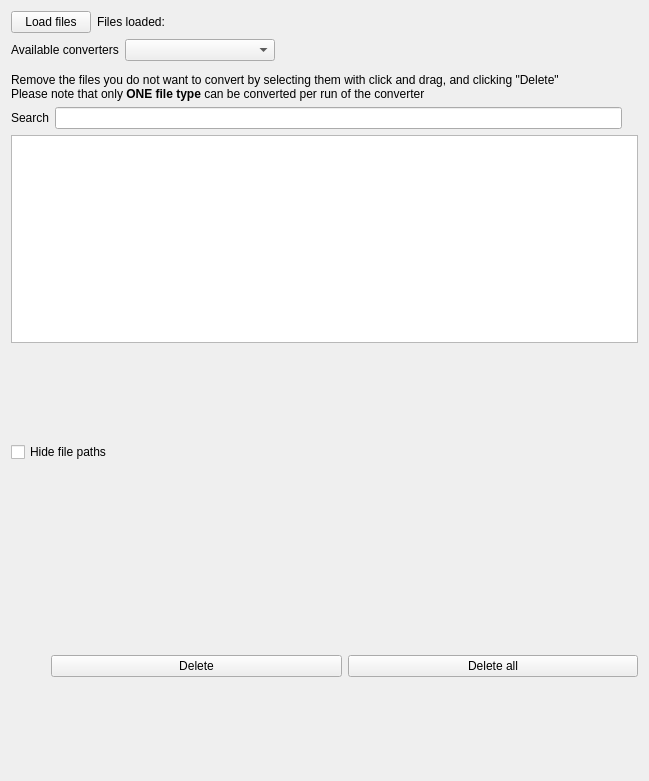
<?xml version="1.0" encoding="UTF-8"?>
<ui version="4.0">
 <class>Form</class>
 <widget class="QWidget" name="Form">
  <property name="geometry">
   <rect>
    <x>0</x>
    <y>0</y>
    <width>649</width>
    <height>781</height>
   </rect>
  </property>
  <property name="windowTitle">
   <string>Form</string>
  </property>
  <layout class="QVBoxLayout" name="verticalLayout_2">
   <item>
    <layout class="QHBoxLayout" name="horizontalLayout">
     <item>
      <widget class="QPushButton" name="loadButton">
       <property name="text">
        <string>Load files</string>
       </property>
      </widget>
     </item>
     <item>
      <widget class="QLabel" name="label_2">
       <property name="text">
        <string>Files loaded:</string>
       </property>
      </widget>
     </item>
     <item>
      <widget class="QLabel" name="filesLabel">
       <property name="text">
        <string/>
       </property>
      </widget>
     </item>
     <item>
      <spacer name="horizontalSpacer_4">
       <property name="orientation">
        <enum>Qt::Horizontal</enum>
       </property>
       <property name="sizeHint" stdset="0">
        <size>
         <width>40</width>
         <height>20</height>
        </size>
       </property>
      </spacer>
     </item>
    </layout>
   </item>
   <item>
    <layout class="QHBoxLayout" name="horizontalLayout_5">
     <item>
      <widget class="QLabel" name="label_4">
       <property name="text">
        <string>Available converters</string>
       </property>
      </widget>
     </item>
     <item>
      <widget class="QComboBox" name="converterBox">
       <property name="sizePolicy">
        <sizepolicy hsizetype="Preferred" vsizetype="Fixed">
         <horstretch>0</horstretch>
         <verstretch>0</verstretch>
        </sizepolicy>
       </property>
       <property name="minimumSize">
        <size>
         <width>150</width>
         <height>0</height>
        </size>
       </property>
      </widget>
     </item>
     <item>
      <spacer name="horizontalSpacer">
       <property name="orientation">
        <enum>Qt::Horizontal</enum>
       </property>
       <property name="sizeHint" stdset="0">
        <size>
         <width>40</width>
         <height>20</height>
        </size>
       </property>
      </spacer>
     </item>
    </layout>
   </item>
   <item>
    <widget class="Line" name="line">
     <property name="orientation">
      <enum>Qt::Vertical</enum>
     </property>
    </widget>
   </item>
   <item>
    <widget class="QLabel" name="label_3">
     <property name="text">
      <string>&lt;html&gt;&lt;head/&gt;&lt;body&gt;&lt;p&gt;Remove the files you do not want to convert by selecting them with click and drag, and clicking &amp;quot;Delete&amp;quot;&lt;br/&gt;Please note that only &lt;span style=&quot; font-weight:600;&quot;&gt;ONE file type&lt;/span&gt; can be converted per run of the converter&lt;/p&gt;&lt;/body&gt;&lt;/html&gt;</string>
     </property>
     <property name="wordWrap">
      <bool>true</bool>
     </property>
    </widget>
   </item>
   <item>
    <layout class="QHBoxLayout" name="horizontalLayout_3">
     <item>
      <widget class="QLabel" name="label">
       <property name="text">
        <string>Search</string>
       </property>
      </widget>
     </item>
     <item>
      <widget class="QLineEdit" name="searchEdit"/>
     </item>
     <item>
      <widget class="QLabel" name="iconLabel">
       <property name="sizePolicy">
        <sizepolicy hsizetype="Preferred" vsizetype="Preferred">
         <horstretch>0</horstretch>
         <verstretch>0</verstretch>
        </sizepolicy>
       </property>
       <property name="minimumSize">
        <size>
         <width>10</width>
         <height>0</height>
        </size>
       </property>
       <property name="text">
        <string/>
       </property>
      </widget>
     </item>
    </layout>
   </item>
   <item>
    <widget class="QListWidget" name="filelistWidget"/>
   </item>
   <item>
    <layout class="QHBoxLayout" name="horizontalLayout_4">
     <item>
      <widget class="QCheckBox" name="showNamesCheck">
       <property name="text">
        <string>Hide file paths</string>
       </property>
      </widget>
     </item>
     <item>
      <spacer name="horizontalSpacer_3">
       <property name="sizeHint" stdset="0">
        <size>
         <width>40</width>
         <height>20</height>
        </size>
       </property>
      </spacer>
     </item>
    </layout>
   </item>
   <item>
    <layout class="QHBoxLayout" name="horizontalLayout_2">
     <item>
      <spacer name="horizontalSpacer_2">
       <property name="sizeHint" stdset="0">
        <size>
         <width>40</width>
         <height>20</height>
        </size>
       </property>
      </spacer>
     </item>
     <item>
      <widget class="QPushButton" name="deleteButton">
       <property name="text">
        <string>Delete</string>
       </property>
      </widget>
     </item>
     <item>
      <widget class="QPushButton" name="deleteallButton">
       <property name="text">
        <string>Delete all</string>
       </property>
      </widget>
     </item>
    </layout>
   </item>
  </layout>
 </widget>
 <resources/>
 <connections/>
</ui>
